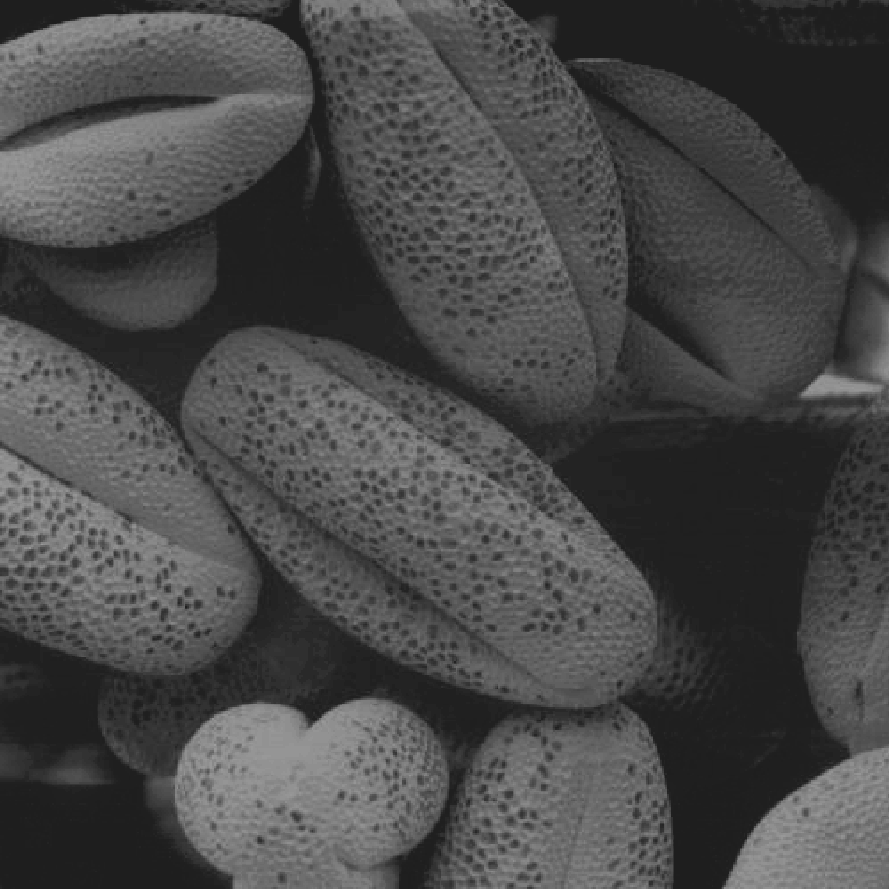
#> input picture 图像处理与可视化/Homework/数字图像处理 01/P2/Contrast_Streched_DIP 3.10 (pollen).tif, 889 x 889 px
$ python HW01_P2_1.py
#> lines starting #> are read from the running program, lines starting #| are printed output that depends on the picture
import numpy as np
from PIL import Image
import matplotlib.pyplot as plt

def compute_joint_histogram(image_array, num_bins=256):
    """
    计算 n 维联合直方图。

    :param image_array: n 维灰度图像的 numpy 数组
    :param num_bins: 直方图的 bins 数量
    :return: n 维联合直方图和每个维度的 bins 边缘
    """
    # 检查图像是否为 n 维
    if image_array.ndim < 2:
        raise ValueError("The gray-level dimension of input picture must be higher than 2")

    # 将 n 维图像展平为二维数组，其中每一行是一个像素的 n 维向量
    reshaped_array = image_array.reshape(-1, image_array.shape[-1])

    # 计算 n 维联合直方图
    joint_hist, edges = np.histogramdd(
        reshaped_array,
        bins=[num_bins] * image_array.shape[2],
        range=[[0, num_bins]] * image_array.shape[2]
    )

    return joint_hist, edges

def plot_joint_histogram(joint_hist, edges):
    """
    绘制联合直方图。只绘制二维联合直方图。

    :param joint_hist: n 维联合直方图的 numpy 数组
    :param edges: 每个维度的 bins 边缘
    """
    if joint_hist.ndim == 2:
        xedges = np.array(edges[0])
        yedges = np.array(edges[1])

        # 绘制 3D 条形图
        fig = plt.figure(figsize=(10, 8))
        ax = fig.add_subplot(111, projection='3d')

        xpos, ypos = np.meshgrid(xedges[:-1] + (xedges[1] - xedges[0]) / 2,
                                yedges[:-1] + (yedges[1] - yedges[0]) / 2, indexing="ij")
        xpos = xpos.ravel()
        ypos = ypos.ravel()
        zpos = 0

        # Construct arrays with the dimensions for the bars.
        dx = dy = (xedges[1] - xedges[0]) * 0.8  # 增大柱形图的底面积
        dz = joint_hist.ravel()

        ax.bar3d(xpos, ypos, zpos, dx, dy, dz, zsort='average')
        ax.set_title('3D Joint Histogram of 2D Test Data')
        ax.set_xlabel('Dimension 1')
        ax.set_ylabel('Dimension 2')
        ax.set_zlabel('Frequency')
        plt.tight_layout()
        plt.savefig('3d_joint_histogram.png', dpi=150)
        plt.show()

        # 绘制 2D 彩色联合直方图
        fig = plt.figure(figsize=(10, 8))
        ax = fig.add_subplot(111)
        H = ax.hist2d(xedges[:-1], yedges[:-1], bins=[xedges, yedges], weights=joint_hist.ravel(), cmap='viridis')
        fig.colorbar(H[3], ax=ax)
        ax.set_title('2D Joint Histogram of 2D Test Data')
        ax.set_xlabel('Dimension 1')
        ax.set_ylabel('Dimension 2')
        plt.tight_layout()
        plt.savefig('2d_joint_histogram.png', dpi=150)
        plt.show()
    else:
        print(f"Cannot plot {joint_hist.ndim}-dimensional joint histogram. Only 2D histograms can be plotted.")

def main():
    # 加载两幅图像并将它们堆叠为一个 3D 数组
    image1 = Image.open('Contrast_Streched_DIP 3.10 (pollen).tif').convert('L')
#> image1 is the input picture: PIL image 889x889 L; min 30, max 158, mean 72.3
    image2 = Image.open('DIP 3.10 (pollen).tif').convert('L')
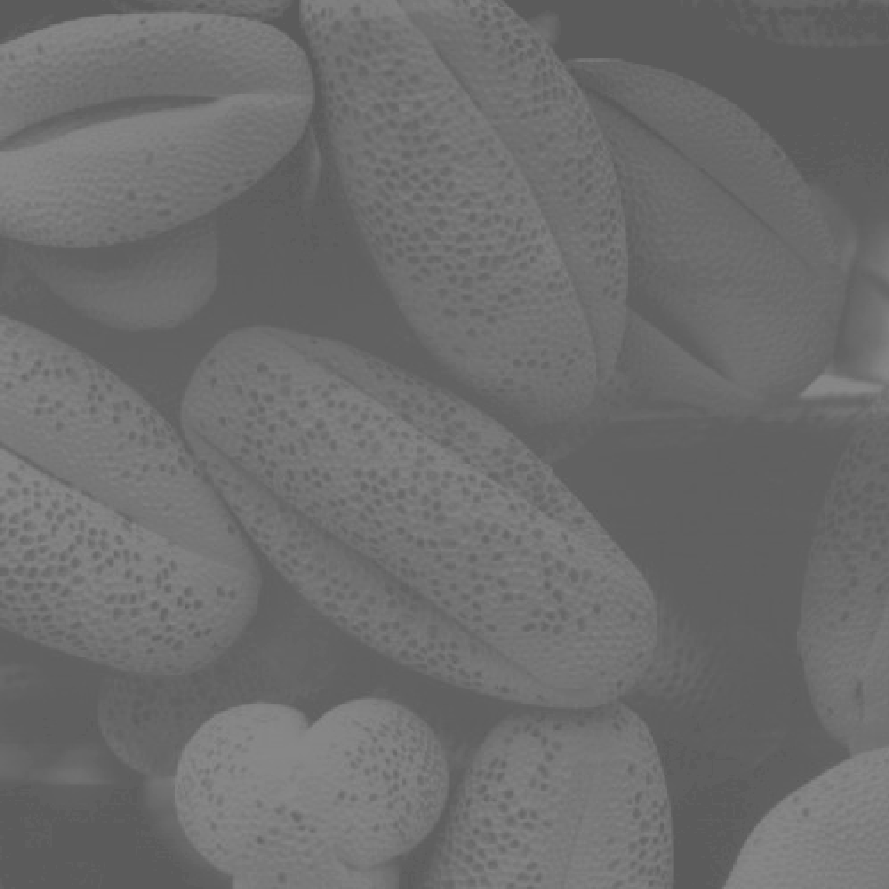
#> input picture 图像处理与可视化/Homework/数字图像处理 01/P2/DIP 3.10 (pollen).tif, 889 x 889 px
#> image2 is the input picture: PIL image 889x889 L; min 91, max 138, mean 109.1

    # 转换为 numpy 数组
    image1_array = np.array(image1)
    image2_array = np.array(image2)

    # 检查图像是否具有相同的尺寸
    if image1_array.shape != image2_array.shape:
        raise ValueError("The two pictures must have the same shape!")

    # 堆叠图像形成 3D 数组
    stacked_images = np.stack((image1_array, image2_array), axis=-1)

    # 打印图像的维度
    print(f"Stacked image dimensions: {stacked_images.shape}")
#| Stacked image dimensions: (889, 889, 2)

    # 计算联合直方图
    joint_hist, edges = compute_joint_histogram(stacked_images, num_bins=256)
#> in compute_joint_histogram, `reshaped_array = image_array.reshape(-1, image_array.shape[-1])`: reshaped_array = 790321 pairs, first value 30 to 158, second value 91 to 138
#> in compute_joint_histogram, `joint_hist, edges = np.histogramdd( reshaped_array, bins=[num_bins] * ..`: edges = 2 items
#> edges = 2 items

    # 绘制联合直方图
    plot_joint_histogram(joint_hist, edges)
#> in plot_joint_histogram, `xedges = np.array(edges[0])`: xedges = 257 values from 0 to 256
#> in plot_joint_histogram, `dx = dy = (xedges[1] - xedges[0]) * 0.8`: dx = 0.8
#> in plot_joint_histogram, `plt.savefig('3d_joint_histogram.png', dpi=150)`:
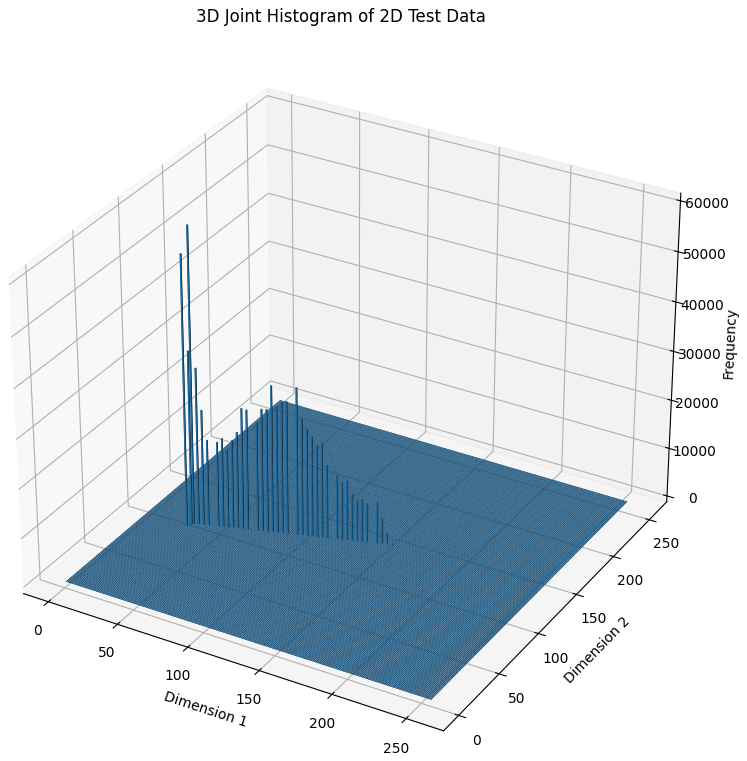
#> figure drawn by matplotlib, 1 panel

if __name__ == "__main__":
#> (the run stopped early here; a loop or call above may not have finished)
